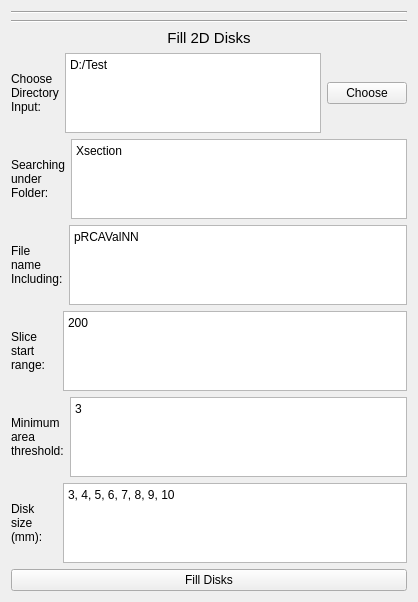
          <widget class="QWidget" name="tab">
           <attribute name="title">
            <string>Fill Disk</string>
           </attribute>
           <layout class="QVBoxLayout" name="verticalLayout_3">
            <item>
             <layout class="QVBoxLayout" name="verticalLayout_LC_81">
              <item>
               <widget class="Line" name="line_E2S">
                <property name="orientation">
                 <enum>Qt::Horizontal</enum>
                </property>
               </widget>
              </item>
              <item>
               <widget class="Line" name="line_E2S_3">
                <property name="orientation">
                 <enum>Qt::Horizontal</enum>
                </property>
               </widget>
              </item>
              <item>
               <widget class="QLabel" name="label_951">
                <property name="font">
                 <font>
                  <family>Arial</family>
                  <pointsize>11</pointsize>
                  <weight>50</weight>
                  <bold>false</bold>
                 </font>
                </property>
                <property name="text">
                 <string>Fill 2D Disks</string>
                </property>
                <property name="alignment">
                 <set>Qt::AlignCenter</set>
                </property>
               </widget>
              </item>
              <item>
               <layout class="QHBoxLayout" name="horizontalLayout_FM1_92">
                <item>
                 <widget class="QLabel" name="label_952">
                  <property name="sizePolicy">
                   <sizepolicy hsizetype="Preferred" vsizetype="Preferred">
                    <horstretch>0</horstretch>
                    <verstretch>0</verstretch>
                   </sizepolicy>
                  </property>
                  <property name="minimumSize">
                   <size>
                    <width>46</width>
                    <height>0</height>
                   </size>
                  </property>
                  <property name="maximumSize">
                   <size>
                    <width>16777215</width>
                    <height>16777215</height>
                   </size>
                  </property>
                  <property name="text">
                   <string>Choose Directory Input:</string>
                  </property>
                  <property name="wordWrap">
                   <bool>true</bool>
                  </property>
                 </widget>
                </item>
                <item>
                 <widget class="QPlainTextEdit" name="loadDirPathFDTxt_E2SJZ">
                  <property name="enabled">
                   <bool>true</bool>
                  </property>
                  <property name="sizePolicy">
                   <sizepolicy hsizetype="Expanding" vsizetype="Expanding">
                    <horstretch>0</horstretch>
                    <verstretch>60</verstretch>
                   </sizepolicy>
                  </property>
                  <property name="minimumSize">
                   <size>
                    <width>0</width>
                    <height>0</height>
                   </size>
                  </property>
                  <property name="maximumSize">
                   <size>
                    <width>16777215</width>
                    <height>80</height>
                   </size>
                  </property>
                  <property name="baseSize">
                   <size>
                    <width>0</width>
                    <height>0</height>
                   </size>
                  </property>
                  <property name="plainText">
                   <string>D:/Test</string>
                  </property>
                 </widget>
                </item>
                <item>
                 <widget class="QPushButton" name="DirPathFDBtn_E2SJZ">
                  <property name="sizePolicy">
                   <sizepolicy hsizetype="Fixed" vsizetype="Fixed">
                    <horstretch>0</horstretch>
                    <verstretch>0</verstretch>
                   </sizepolicy>
                  </property>
                  <property name="text">
                   <string>Choose</string>
                  </property>
                 </widget>
                </item>
               </layout>
              </item>
              <item>
               <layout class="QHBoxLayout" name="horizontalLayout_FM1_94">
                <item>
                 <widget class="QLabel" name="label_955">
                  <property name="sizePolicy">
                   <sizepolicy hsizetype="Preferred" vsizetype="Preferred">
                    <horstretch>0</horstretch>
                    <verstretch>0</verstretch>
                   </sizepolicy>
                  </property>
                  <property name="minimumSize">
                   <size>
                    <width>46</width>
                    <height>0</height>
                   </size>
                  </property>
                  <property name="maximumSize">
                   <size>
                    <width>16777215</width>
                    <height>16777215</height>
                   </size>
                  </property>
                  <property name="text">
                   <string>Searching under Folder:</string>
                  </property>
                  <property name="wordWrap">
                   <bool>true</bool>
                  </property>
                 </widget>
                </item>
                <item>
                 <widget class="QPlainTextEdit" name="searchFolderStrsFDTxt_E2SJZ">
                  <property name="enabled">
                   <bool>true</bool>
                  </property>
                  <property name="sizePolicy">
                   <sizepolicy hsizetype="Expanding" vsizetype="Expanding">
                    <horstretch>0</horstretch>
                    <verstretch>60</verstretch>
                   </sizepolicy>
                  </property>
                  <property name="minimumSize">
                   <size>
                    <width>0</width>
                    <height>0</height>
                   </size>
                  </property>
                  <property name="maximumSize">
                   <size>
                    <width>16777215</width>
                    <height>80</height>
                   </size>
                  </property>
                  <property name="baseSize">
                   <size>
                    <width>0</width>
                    <height>0</height>
                   </size>
                  </property>
                  <property name="plainText">
                   <string>Xsection</string>
                  </property>
                 </widget>
                </item>
               </layout>
              </item>
              <item>
               <layout class="QHBoxLayout" name="horizontalLayout_FM1_95">
                <item>
                 <widget class="QLabel" name="label_956">
                  <property name="sizePolicy">
                   <sizepolicy hsizetype="Preferred" vsizetype="Preferred">
                    <horstretch>0</horstretch>
                    <verstretch>0</verstretch>
                   </sizepolicy>
                  </property>
                  <property name="minimumSize">
                   <size>
                    <width>46</width>
                    <height>0</height>
                   </size>
                  </property>
                  <property name="maximumSize">
                   <size>
                    <width>16777215</width>
                    <height>16777215</height>
                   </size>
                  </property>
                  <property name="text">
                   <string>File name Including:</string>
                  </property>
                  <property name="wordWrap">
                   <bool>true</bool>
                  </property>
                 </widget>
                </item>
                <item>
                 <widget class="QPlainTextEdit" name="searchFileStrsFDTxt_E2SJZ">
                  <property name="enabled">
                   <bool>true</bool>
                  </property>
                  <property name="sizePolicy">
                   <sizepolicy hsizetype="Expanding" vsizetype="Expanding">
                    <horstretch>0</horstretch>
                    <verstretch>60</verstretch>
                   </sizepolicy>
                  </property>
                  <property name="minimumSize">
                   <size>
                    <width>0</width>
                    <height>0</height>
                   </size>
                  </property>
                  <property name="maximumSize">
                   <size>
                    <width>16777215</width>
                    <height>80</height>
                   </size>
                  </property>
                  <property name="baseSize">
                   <size>
                    <width>0</width>
                    <height>0</height>
                   </size>
                  </property>
                  <property name="plainText">
                   <string>pRCAValNN</string>
                  </property>
                 </widget>
                </item>
               </layout>
              </item>
              <item>
               <layout class="QHBoxLayout" name="horizontalLayout_FM1_97">
                <item>
                 <widget class="QLabel" name="label_958">
                  <property name="sizePolicy">
                   <sizepolicy hsizetype="Preferred" vsizetype="Preferred">
                    <horstretch>0</horstretch>
                    <verstretch>0</verstretch>
                   </sizepolicy>
                  </property>
                  <property name="minimumSize">
                   <size>
                    <width>46</width>
                    <height>0</height>
                   </size>
                  </property>
                  <property name="maximumSize">
                   <size>
                    <width>16777215</width>
                    <height>16777215</height>
                   </size>
                  </property>
                  <property name="text">
                   <string>Slice start range:</string>
                  </property>
                  <property name="wordWrap">
                   <bool>true</bool>
                  </property>
                 </widget>
                </item>
                <item>
                 <widget class="QPlainTextEdit" name="sliceStartsFDTxt_E2SJZ">
                  <property name="enabled">
                   <bool>true</bool>
                  </property>
                  <property name="sizePolicy">
                   <sizepolicy hsizetype="Expanding" vsizetype="Expanding">
                    <horstretch>0</horstretch>
                    <verstretch>60</verstretch>
                   </sizepolicy>
                  </property>
                  <property name="minimumSize">
                   <size>
                    <width>0</width>
                    <height>0</height>
                   </size>
                  </property>
                  <property name="maximumSize">
                   <size>
                    <width>16777215</width>
                    <height>80</height>
                   </size>
                  </property>
                  <property name="baseSize">
                   <size>
                    <width>0</width>
                    <height>0</height>
                   </size>
                  </property>
                  <property name="plainText">
                   <string>200</string>
                  </property>
                 </widget>
                </item>
               </layout>
              </item>
              <item>
               <layout class="QHBoxLayout" name="horizontalLayout_FM1_98">
                <item>
                 <widget class="QLabel" name="label_959">
                  <property name="sizePolicy">
                   <sizepolicy hsizetype="Preferred" vsizetype="Preferred">
                    <horstretch>0</horstretch>
                    <verstretch>0</verstretch>
                   </sizepolicy>
                  </property>
                  <property name="minimumSize">
                   <size>
                    <width>46</width>
                    <height>0</height>
                   </size>
                  </property>
                  <property name="maximumSize">
                   <size>
                    <width>16777215</width>
                    <height>16777215</height>
                   </size>
                  </property>
                  <property name="text">
                   <string>Minimum area threshold:</string>
                  </property>
                  <property name="wordWrap">
                   <bool>true</bool>
                  </property>
                 </widget>
                </item>
                <item>
                 <widget class="QPlainTextEdit" name="minimumAreasFDTxt_E2SJZ">
                  <property name="enabled">
                   <bool>true</bool>
                  </property>
                  <property name="sizePolicy">
                   <sizepolicy hsizetype="Expanding" vsizetype="Expanding">
                    <horstretch>0</horstretch>
                    <verstretch>60</verstretch>
                   </sizepolicy>
                  </property>
                  <property name="minimumSize">
                   <size>
                    <width>0</width>
                    <height>0</height>
                   </size>
                  </property>
                  <property name="maximumSize">
                   <size>
                    <width>16777215</width>
                    <height>80</height>
                   </size>
                  </property>
                  <property name="baseSize">
                   <size>
                    <width>0</width>
                    <height>0</height>
                   </size>
                  </property>
                  <property name="plainText">
                   <string>3</string>
                  </property>
                 </widget>
                </item>
               </layout>
              </item>
              <item>
               <layout class="QHBoxLayout" name="horizontalLayout_FM1_96">
                <item>
                 <widget class="QLabel" name="label_957">
                  <property name="sizePolicy">
                   <sizepolicy hsizetype="Preferred" vsizetype="Preferred">
                    <horstretch>0</horstretch>
                    <verstretch>0</verstretch>
                   </sizepolicy>
                  </property>
                  <property name="minimumSize">
                   <size>
                    <width>46</width>
                    <height>0</height>
                   </size>
                  </property>
                  <property name="maximumSize">
                   <size>
                    <width>16777215</width>
                    <height>16777215</height>
                   </size>
                  </property>
                  <property name="text">
                   <string>Disk size (mm):</string>
                  </property>
                  <property name="wordWrap">
                   <bool>true</bool>
                  </property>
                 </widget>
                </item>
                <item>
                 <widget class="QPlainTextEdit" name="diskSizesFDTxt_E2SJZ">
                  <property name="enabled">
                   <bool>true</bool>
                  </property>
                  <property name="sizePolicy">
                   <sizepolicy hsizetype="Expanding" vsizetype="Expanding">
                    <horstretch>0</horstretch>
                    <verstretch>60</verstretch>
                   </sizepolicy>
                  </property>
                  <property name="minimumSize">
                   <size>
                    <width>0</width>
                    <height>0</height>
                   </size>
                  </property>
                  <property name="maximumSize">
                   <size>
                    <width>16777215</width>
                    <height>80</height>
                   </size>
                  </property>
                  <property name="baseSize">
                   <size>
                    <width>0</width>
                    <height>0</height>
                   </size>
                  </property>
                  <property name="plainText">
                   <string>3, 4, 5, 6, 7, 8, 9, 10</string>
                  </property>
                 </widget>
                </item>
               </layout>
              </item>
              <item>
               <widget class="QPushButton" name="FillDisksBtn_E2SJZ">
                <property name="text">
                 <string>Fill Disks</string>
                </property>
               </widget>
              </item>
             </layout>
            </item>
           </layout>
          </widget>
